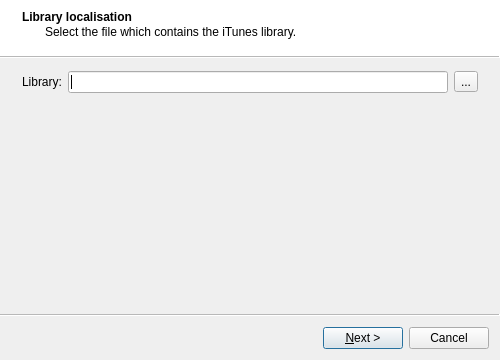
<?xml version="1.0" encoding="UTF-8"?>
<ui version="4.0">
 <class>DialogImportITunes</class>
 <widget class="QWizard" name="DialogImportITunes">
  <property name="minimumSize">
   <size>
    <width>400</width>
    <height>300</height>
   </size>
  </property>
  <property name="windowTitle">
   <string>Import from iTunes</string>
  </property>
  <property name="modal">
   <bool>true</bool>
  </property>
  <property name="wizardStyle">
   <enum>QWizard::AeroStyle</enum>
  </property>
  <property name="options">
   <set>QWizard::HelpButtonOnRight|QWizard::NoBackButtonOnStartPage</set>
  </property>
  <widget class="QWizardPage" name="pageFile">
   <property name="title">
    <string>Library localisation</string>
   </property>
   <property name="subTitle">
    <string>Select the file which contains the iTunes library.</string>
   </property>
   <layout class="QGridLayout" name="gridLayout">
    <item row="0" column="0">
     <widget class="QLabel" name="lblFileName">
      <property name="text">
       <string>Library:</string>
      </property>
     </widget>
    </item>
    <item row="0" column="1">
     <widget class="QLineEdit" name="editFileName"/>
    </item>
    <item row="0" column="2">
     <widget class="QToolButton" name="btnFileName">
      <property name="text">
       <string>...</string>
      </property>
     </widget>
    </item>
   </layout>
  </widget>
  <widget class="QWizardPage" name="pageItems">
   <property name="title">
    <string>Items to import</string>
   </property>
   <property name="subTitle">
    <string>Select items you want to import in your library.</string>
   </property>
   <layout class="QGridLayout" name="gridLayout_2">
    <item row="0" column="0">
     <widget class="QTreeView" name="treeView">
      <property name="editTriggers">
       <set>QAbstractItemView::NoEditTriggers</set>
      </property>
      <property name="uniformRowHeights">
       <bool>true</bool>
      </property>
      <attribute name="headerVisible">
       <bool>false</bool>
      </attribute>
     </widget>
    </item>
   </layout>
  </widget>
 </widget>
 <resources/>
 <connections/>
</ui>
